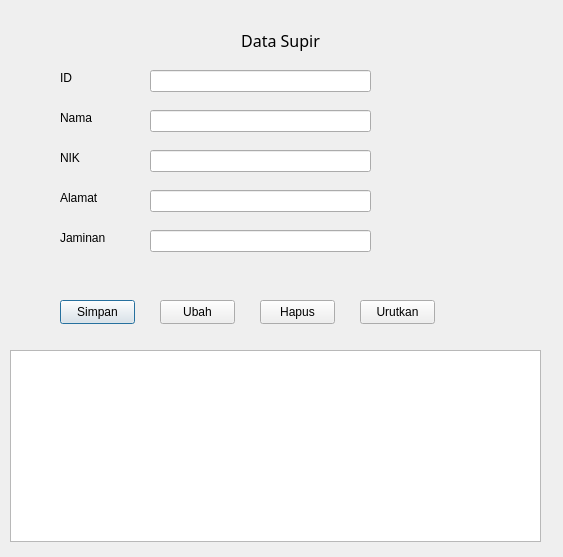
<?xml version="1.0" encoding="UTF-8"?>
<ui version="4.0">
 <class>DataSupir</class>
 <widget class="QDialog" name="DataSupir">
  <property name="geometry">
   <rect>
    <x>0</x>
    <y>0</y>
    <width>563</width>
    <height>557</height>
   </rect>
  </property>
  <property name="windowTitle">
   <string>Dialog</string>
  </property>
  <property name="styleSheet">
   <string notr="true">background-image: url(:/res/WhatsApp Image 2024-05-07 at 19.42.08_2aaf5d92.jpg);</string>
  </property>
  <widget class="QLabel" name="label_2">
   <property name="geometry">
    <rect>
     <x>60</x>
     <y>70</y>
     <width>61</width>
     <height>16</height>
    </rect>
   </property>
   <property name="styleSheet">
    <string notr="true">color: rgb(0, 0, 0);
border-image: url(:/res/white.jpg);
image: url(:/res/white.jpg);
</string>
   </property>
   <property name="text">
    <string>ID</string>
   </property>
  </widget>
  <widget class="QLineEdit" name="idLineEdit">
   <property name="geometry">
    <rect>
     <x>150</x>
     <y>70</y>
     <width>221</width>
     <height>22</height>
    </rect>
   </property>
   <property name="styleSheet">
    <string notr="true">background-image: url(:/res/orange.jpg);</string>
   </property>
  </widget>
  <widget class="QLineEdit" name="namaLineEdit">
   <property name="geometry">
    <rect>
     <x>150</x>
     <y>110</y>
     <width>221</width>
     <height>22</height>
    </rect>
   </property>
   <property name="styleSheet">
    <string notr="true">background-image: url(:/res/orange.jpg);</string>
   </property>
  </widget>
  <widget class="QLabel" name="label_3">
   <property name="geometry">
    <rect>
     <x>60</x>
     <y>110</y>
     <width>61</width>
     <height>16</height>
    </rect>
   </property>
   <property name="styleSheet">
    <string notr="true">color: rgb(0, 0, 0);
image: url(:/res/white.jpg);
border-image: url(:/res/white.jpg);
</string>
   </property>
   <property name="text">
    <string>Nama</string>
   </property>
  </widget>
  <widget class="QLineEdit" name="nikLineEdit">
   <property name="geometry">
    <rect>
     <x>150</x>
     <y>150</y>
     <width>221</width>
     <height>22</height>
    </rect>
   </property>
   <property name="styleSheet">
    <string notr="true">background-image: url(:/res/orange.jpg);</string>
   </property>
  </widget>
  <widget class="QLabel" name="label_4">
   <property name="geometry">
    <rect>
     <x>60</x>
     <y>150</y>
     <width>61</width>
     <height>16</height>
    </rect>
   </property>
   <property name="styleSheet">
    <string notr="true">
color: rgb(0, 0, 0);
image: url(:/res/white.jpg);
border-image: url(:/res/white.jpg);</string>
   </property>
   <property name="text">
    <string>NIK</string>
   </property>
  </widget>
  <widget class="QLineEdit" name="alamatLineEdit">
   <property name="geometry">
    <rect>
     <x>150</x>
     <y>190</y>
     <width>221</width>
     <height>22</height>
    </rect>
   </property>
   <property name="styleSheet">
    <string notr="true">background-image: url(:/res/orange.jpg);</string>
   </property>
  </widget>
  <widget class="QLabel" name="label_5">
   <property name="geometry">
    <rect>
     <x>60</x>
     <y>190</y>
     <width>61</width>
     <height>16</height>
    </rect>
   </property>
   <property name="styleSheet">
    <string notr="true">color: rgb(0, 0, 0);
image: url(:/res/white.jpg);
border-image: url(:/res/white.jpg);</string>
   </property>
   <property name="text">
    <string>Alamat</string>
   </property>
  </widget>
  <widget class="QLineEdit" name="jaminanLineEdit">
   <property name="geometry">
    <rect>
     <x>150</x>
     <y>230</y>
     <width>221</width>
     <height>22</height>
    </rect>
   </property>
   <property name="styleSheet">
    <string notr="true">background-image: url(:/res/orange.jpg);</string>
   </property>
  </widget>
  <widget class="QLabel" name="label_6">
   <property name="geometry">
    <rect>
     <x>60</x>
     <y>230</y>
     <width>61</width>
     <height>16</height>
    </rect>
   </property>
   <property name="styleSheet">
    <string notr="true">color: rgb(0, 0, 0);
image: url(:/res/white.jpg);
border-image: url(:/res/white.jpg);</string>
   </property>
   <property name="text">
    <string>Jaminan</string>
   </property>
  </widget>
  <widget class="QPushButton" name="addButton">
   <property name="geometry">
    <rect>
     <x>60</x>
     <y>300</y>
     <width>75</width>
     <height>24</height>
    </rect>
   </property>
   <property name="styleSheet">
    <string notr="true">border-image: url(:/res/orange.jpg);
image: url(:/res/orange.jpg);</string>
   </property>
   <property name="text">
    <string>Simpan</string>
   </property>
  </widget>
  <widget class="QPushButton" name="updateButton">
   <property name="geometry">
    <rect>
     <x>160</x>
     <y>300</y>
     <width>75</width>
     <height>24</height>
    </rect>
   </property>
   <property name="styleSheet">
    <string notr="true">border-image: url(:/res/orange.jpg);
image: url(:/res/orange.jpg);</string>
   </property>
   <property name="text">
    <string>Ubah</string>
   </property>
  </widget>
  <widget class="QPushButton" name="deleteButton">
   <property name="geometry">
    <rect>
     <x>260</x>
     <y>300</y>
     <width>75</width>
     <height>24</height>
    </rect>
   </property>
   <property name="styleSheet">
    <string notr="true">border-image: url(:/res/orange.jpg);
image: url(:/res/orange.jpg);</string>
   </property>
   <property name="text">
    <string>Hapus</string>
   </property>
  </widget>
  <widget class="QTableView" name="tableView">
   <property name="geometry">
    <rect>
     <x>10</x>
     <y>350</y>
     <width>531</width>
     <height>192</height>
    </rect>
   </property>
   <property name="styleSheet">
    <string notr="true">background-image: url(:/res/orange.jpg);
border-color: rgb(0, 0, 0);</string>
   </property>
  </widget>
  <widget class="QPushButton" name="sortButton">
   <property name="geometry">
    <rect>
     <x>360</x>
     <y>300</y>
     <width>75</width>
     <height>24</height>
    </rect>
   </property>
   <property name="styleSheet">
    <string notr="true">border-image: url(:/res/orange.jpg);
image: url(:/res/orange.jpg);</string>
   </property>
   <property name="text">
    <string>Urutkan</string>
   </property>
  </widget>
  <widget class="QLabel" name="label_7">
   <property name="geometry">
    <rect>
     <x>230</x>
     <y>20</y>
     <width>101</width>
     <height>41</height>
    </rect>
   </property>
   <property name="font">
    <font>
     <family>Rockwell</family>
     <pointsize>12</pointsize>
    </font>
   </property>
   <property name="styleSheet">
    <string notr="true">border-image: url(:/res/white.jpg);
image: url(:/res/white.jpg);
color: rgb(0, 0, 0);</string>
   </property>
   <property name="text">
    <string>Data Supir</string>
   </property>
   <property name="alignment">
    <set>Qt::AlignCenter</set>
   </property>
  </widget>
  <zorder>label_2</zorder>
  <zorder>namaLineEdit</zorder>
  <zorder>label_3</zorder>
  <zorder>nikLineEdit</zorder>
  <zorder>label_4</zorder>
  <zorder>alamatLineEdit</zorder>
  <zorder>label_5</zorder>
  <zorder>jaminanLineEdit</zorder>
  <zorder>label_6</zorder>
  <zorder>addButton</zorder>
  <zorder>updateButton</zorder>
  <zorder>deleteButton</zorder>
  <zorder>tableView</zorder>
  <zorder>sortButton</zorder>
  <zorder>idLineEdit</zorder>
  <zorder>label_7</zorder>
 </widget>
 <resources/>
 <connections/>
</ui>
